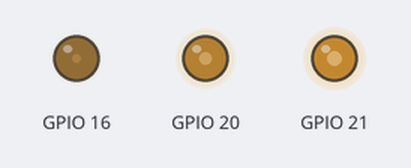
The program below on a simulated Raspberry Pi (BCM pin numbers). Parts: output pins drawn as LEDs (lit = HIGH). Random numbers come from a fixed seed.

Above: at 0.15 s.
At 2.86 s:
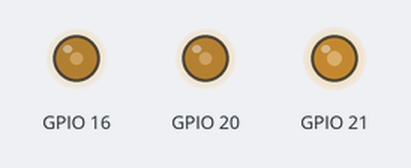
At 10.99 s:
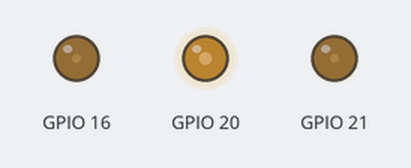
At 19.72 s:
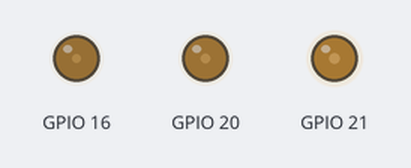
At 28.16 s:
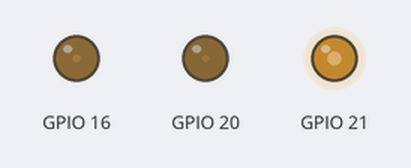
At 39.6 s:
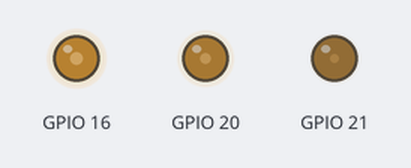
Timing chart, 0 to 40.0 s (numbered marks = the images above):
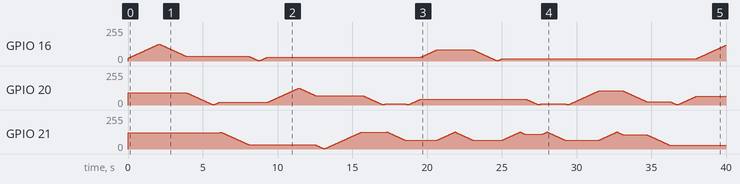

The program:

trippy.py
```python
import RPi.GPIO as GPIO
import time
import random

pinmap = {
    'r':16
    ,'g':20
    ,'b':21
    }


def initpins():
    GPIO.setmode(GPIO.BCM)
    for pin in pinmap.keys():
        GPIO.setup(pinmap[pin], GPIO.OUT)

tripstop = False
tripping = False

def trip():
    global tripstop
    global tripping
    try:
        tripping = True
        maxdc = 50.0
        mhz = 100
        initpins()
        pwmdict = {}
        for pin in pinmap.keys():
            pwmdict[pin] = GPIO.PWM(pinmap[pin], mhz)

        #set the initial state for each led
        state = {
            'r':random.randint(0,maxdc)
            ,'g':random.randint(0,maxdc)
            ,'b':random.randint(0,maxdc)
        }

        #start the leds at the state
        for pwm in pwmdict.keys():
            pwmdict[pwm].start(state[pwm])


        step = .2

        while not tripstop:
            #select a random led to start modifying
            current = random.choice(['r','g','b'])

            runs = random.randint(100,250)

            for r in range(runs):
                if tripstop: break

                if state[current] <= (abs(step)):
                    state[current] = abs(step)
                    step = -step
                elif state[current] > (maxdc - abs(step)):
                    state[current] = maxdc - abs(step)
                    step = -step

                state[current] += step

                for pwm in pwmdict.keys():
                    pwmdict[pwm].ChangeDutyCycle(state[pwm])

                time.sleep(.01)

    finally:
        GPIO.cleanup(tuple(pinmap.values()))
        print 'exited cleanly'
        tripping = False

if __name__ == '__main__':
    try:
        trip()
    finally:
        GPIO.cleanup()
```
